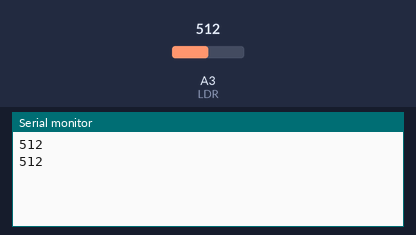
Bench run of a sketch on a simulated Arduino Uno, built with avr-gcc and run on an emulated ATmega328P. Parts: the last lines printed to the serial monitor. The inputs (shaded band) are chosen by the test bench; at power-on: A3 (LDR) = 512.

Above: at 1.8 s.
1.9 s: A3 (LDR) set to 716
At 2.5 s:
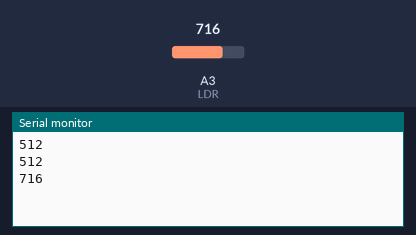
3.4 s: A3 (LDR) set to 900
At 4.8 s:
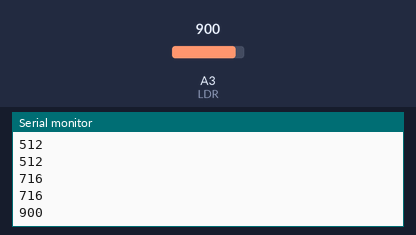
Timing chart, 0 to 6.4 s (numbered marks = the images above; inputs shaded):
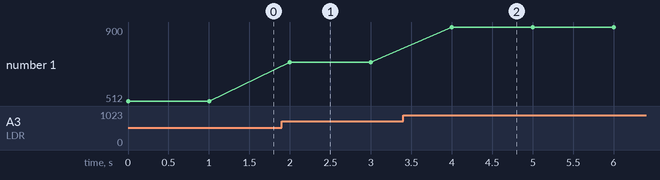

The sketch:

LDR.ino
```cpp
#define LDR A3

// Quuando luz -> infinito,resistencia -> 0
// Quuando luz -> 0,resistencia -> infinito
void setup() {
  Serial.begin(9600);
  pinMode(LDR,INPUT);

}

void loop() {
  int value = analogRead(LDR);
  float Rl = map(value,0,150,10000,0);
  Serial.println(value);
  delay(1000);

}
```

Measured:
- after the input at 1.9 s, the serial monitor: prints a new line after 0.10 s (image 1)
- after the input at 3.4 s, the serial monitor: prints a new line after 0.60 s (image 2)
- plotted number 1: 512 → 716 after the input at 1.9 s, 716 → 900 after the input at 3.4 s
